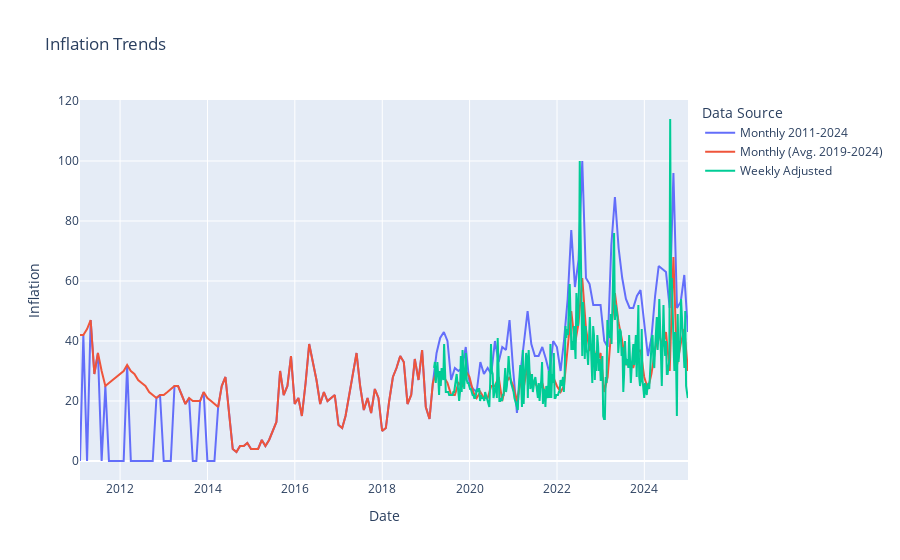

Write notebook code for a chart like this one.
### Code cell
fig = go.Figure()
fig.add_trace(go.Scatter(x=gt_m_2011_2024.index, y=gt_m_2011_2024['Inflación'], mode='lines', name='Monthly 2011-2024'))
fig.add_trace(go.Scatter(x=GT_monthly.index, y=GT_monthly['Inflación'], mode='lines', name='Monthly (Avg. 2019-2024)'))
fig.add_trace(go.Scatter(x=GT_weekly.index, y=GT_weekly['Inflación'], mode='lines', name='Weekly Adjusted'))

fig.update_layout(
    title='Inflation Trends',
    xaxis_title='Date',
    yaxis_title='Inflation',
    legend_title='Data Source'
)
fig.show()

### Figure 1 — Plotly figure (JSON) as saved in the notebook; plotly's stock layout.template omitted (floating-point values rounded to 4 significant figures; data arrays with more than 128 entries replaced by an {"elided": "..."} marker saying what was removed)
{"data": [{"mode": "lines", "name": "Monthly 2011-2024", "type": "scatter", "x": {"elided": "168 str values"}, "y": {"elided": "168 float values"}}, {"mode": "lines", "name": "Monthly (Avg. 2019-2024)", "type": "scatter", "x": {"elided": "168 str values"}, "y": {"elided": "168 int values"}}, {"mode": "lines", "name": "Weekly Adjusted", "type": "scatter", "x": {"elided": "314 str values"}, "y": {"elided": "314 float values"}}], "layout": {"legend": {"title": {"text": "Data Source"}}, "title": {"text": "Inflation Trends"}, "xaxis": {"title": {"text": "Date"}}, "yaxis": {"title": {"text": "Inflation"}}}}
